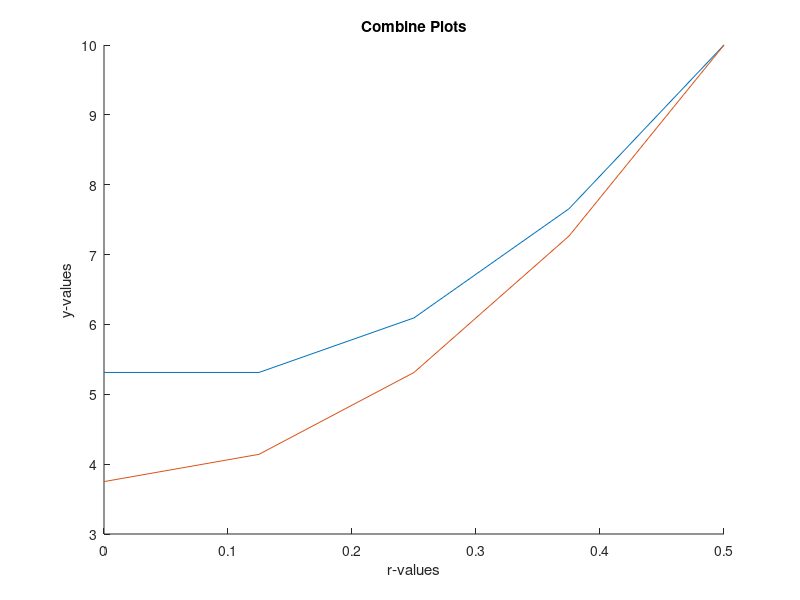
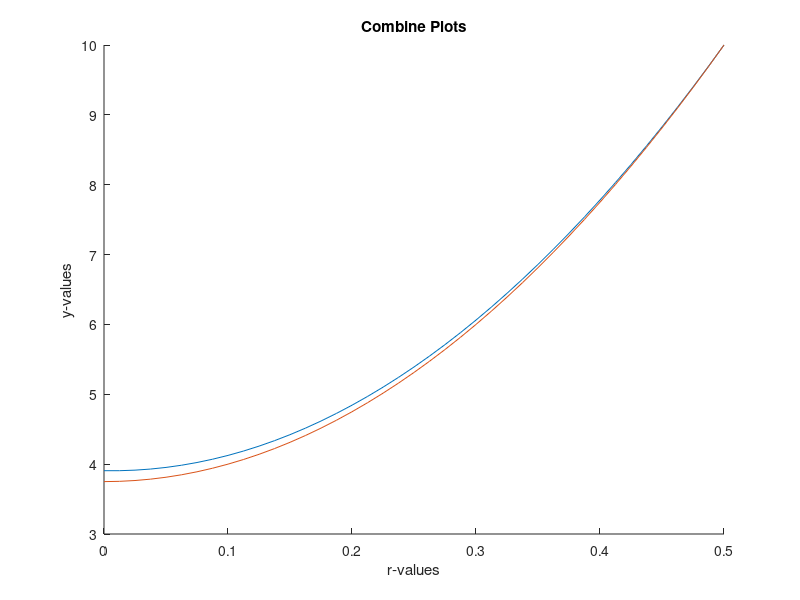
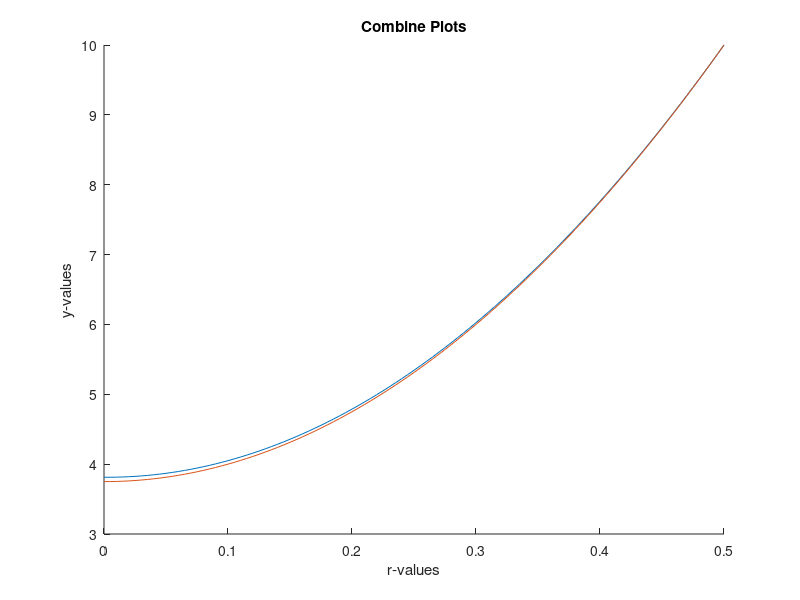
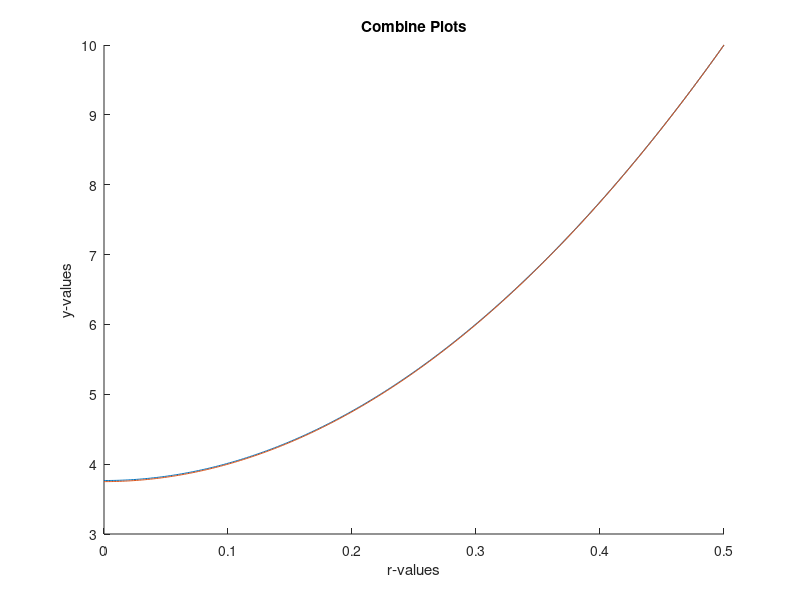

Write the MATLAB code that produced these figures, in order. (Note: a time limit stopped this script after it produced the figures.)
clc;
clear all;
Ce=10;
R=0.5;
k=4*10^(-9);
s= 10^(-8);
Deff= 10^(-10);

N=[4 40 100 400 4000 40000];

for e =1:6
    dr=R/N(e);



    d1= (Deff)/(dr^2);
    d2= Deff/dr;
    
    K=sparse(N(e)+1,N(e)+1);
    F=zeros(N(e)+1,1);
    
    C0=0;
%  neumann boundary condition forward approximation 
    K(1,1)=-1;
    K(1,2)=1;
    
    K(N(e)+1,N(e)+1)=1;
    
    F(1,1)=0;
    F(N(e)+1,1)=Ce;

    for i = 2:N(e);
            K(i,i-1:i+1) = [d1 -2*d1-d2/(dr*(i-1)) d1+d2/(dr*(i-1))];
            F(i,1) = s;
    end
    
    U=K\F;
    
    x=0:dr:R;
    figure(e)
    hold on
    plot(x,U,'DisplayName','numerical solution')
    
    
    X= (1/4).*(s./Deff).*(x.^2-R^2)+Ce;
    plot(x,X,'DisplayName','analytical solution')
    
    title('Combine Plots')
    xlabel('r-values')
    ylabel('y-values')
    
    hold off
    % initial value of norme 1 and 2 
    L_1 =1/(N(e)+1)*(abs(U(1)-X(1)));
    L_2=(1/(N(e)+1)*(abs(U(1)-X(1)))^2);
    % storing in a matrix the error to find the maximum for Linfinity
    store = [abs(U(1)-X(1))];
    % applying the sum and concatination of matrices
    for j=2:N(e)+1
        L_1=L_1+ 1/(N(e)+1)*(abs(U(j)-X(j)));
        L_2=L_2+ (1/(N(e)+1)*(abs(U(j)-X(j)))^2);
        
        store(j)=[abs(U(j)-X(j))];
       
    end
    % displaying the norms
    Lf_1(e)=L_1
    Lf_2(e)=L_2^0.5
    Lf_3(e)=max(store)
   
   
end
dr=R./N
figure(7)
hold on

plot(log(Lf_1),log(dr),'DisplayName','L1')
plot(log(Lf_2),log(dr),'DisplayName','L2')
plot(log(Lf_3),log(dr),'DisplayName','L3')
title('log L vs log dr')
xlabel('log dr')
ylabel('log L')
hold off
